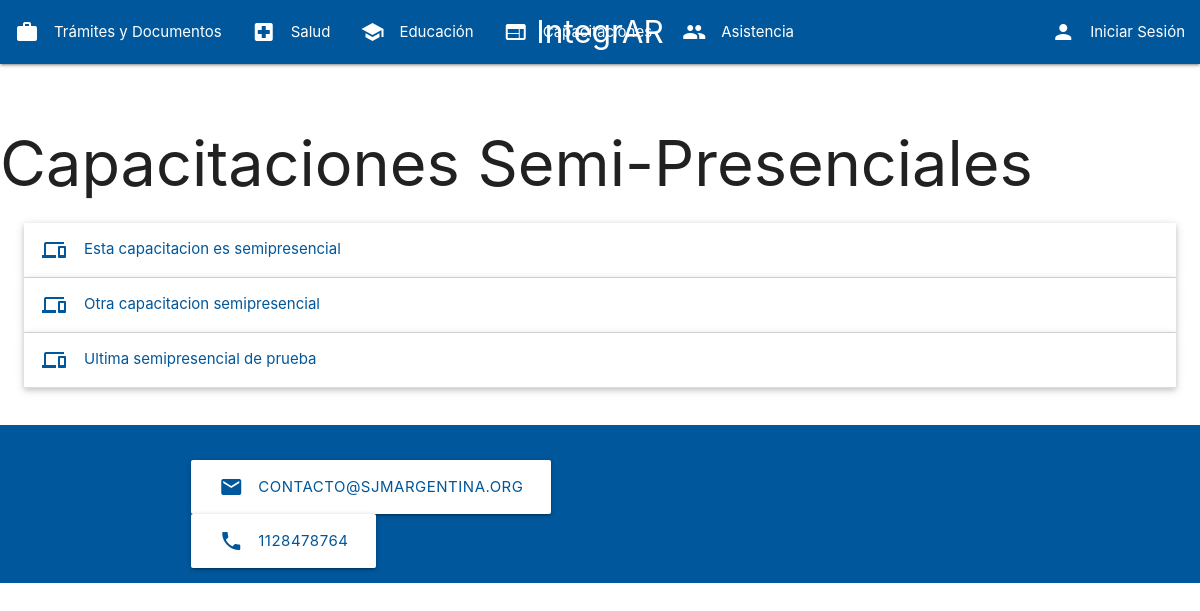
The app's page /consultas/semipresencial/, older data.
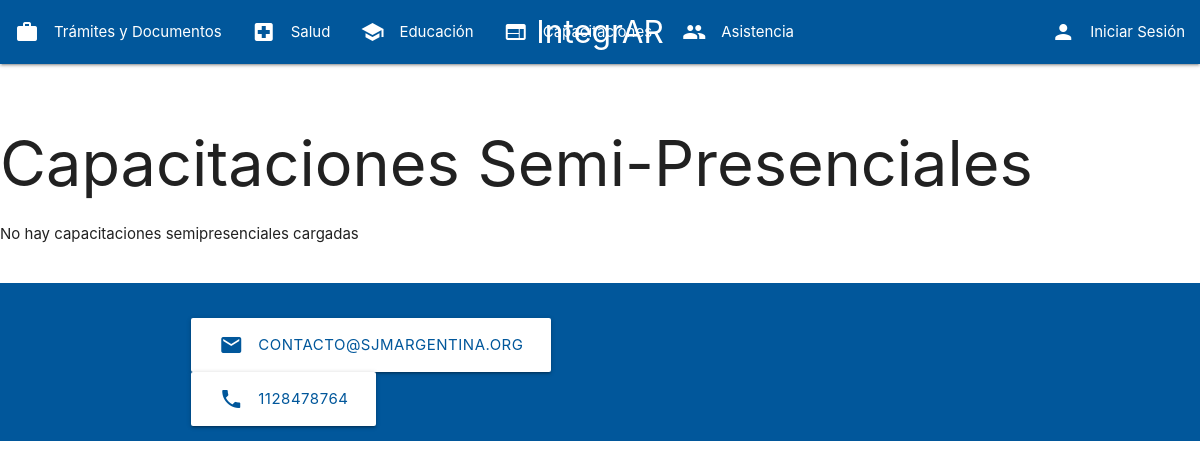
The same page, newer data.
### consultas/models.py (models this page shows, shortened)
class Consulta(models.Model):
    titulo = models.CharField(max_length=200)
    descripcion = models.TextField()
    categoria = models.ForeignKey(Categoria, on_delete=models.CASCADE, related_name='consultas', null=True)  # Permite nulos temporalmente
    enlace = models.URLField(blank=True, null=True)

### consultas/views.py (the view)
# urls.py: path('consultas/semipresencial/', views.semipresencial, name='semipresencial'),
def semipresencial(request, categoria_id=None):
    categoria_semipresencial = Categoria.objects.get(nombre="Capacitacion Semi Presencial")
    consultas_semipresencial = Consulta.objects.filter(categoria=categoria_semipresencial)
    return render(request, 'capacitacion_semipresencial.html', {'consultas': consultas_semipresencial})

### consultas/templates/capacitacion_semipresencial.html (shortened to what this page needs)
<!DOCTYPE html>
<html lang="es">
<body>
    {% include 'navbar.html' %}
    <h1>Capacitaciones Semi-Presenciales</h1>
    <ul class="collapsible popout">
        {% for consulta in consultas %}
        <li>
          <div class="collapsible-header light-blue-text text-darken-4"><i class="material-icons">devices</i>{{ consulta.titulo }}</div>
        </li>
        {% empty %}
            <p>No hay capacitaciones semipresenciales cargadas</p>
        {% endfor %}
    </ul>
    {% include 'footer.html' %}
</body>
</html>

Row changes from the older to the newer data that the page shows:
removed Consulta: titulo "Esta capacitacion es semipresencial"
removed Consulta: titulo "Otra capacitacion semipresencial"
removed Consulta: titulo "Ultima semipresencial de prueba"
Text that changed along with them:
text now shown: "No hay capacitaciones semipresenciales cargadas"
